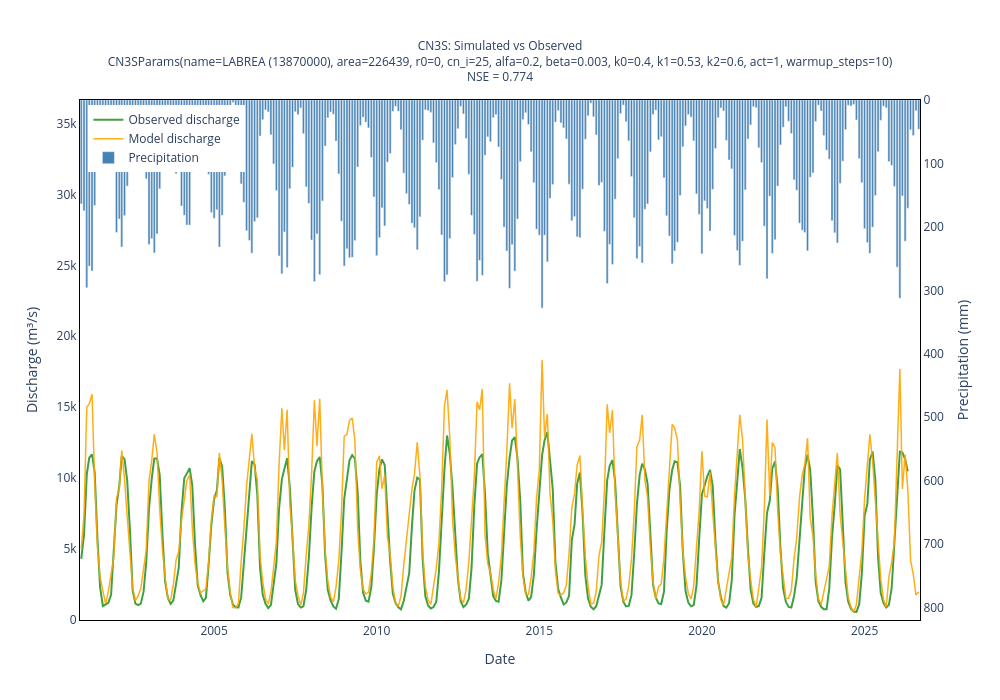

The notebook cell this image was saved under:
### Code cell
model.plot()

### Figure 1 — Plotly figure (JSON) as saved in the notebook; plotly's stock layout.template omitted (floating-point values rounded to 4 significant figures; data arrays with more than 128 entries replaced by an {"elided": "..."} marker saying what was removed)
{"data": [{"line": {"color": "green", "width": 2}, "name": "Observed discharge", "opacity": 0.75, "type": "scatter", "x": {"elided": "310 str values"}, "y": {"elided": "310 float values"}}, {"line": {"color": "orange", "width": 1.5}, "name": "Model discharge", "opacity": 0.9, "type": "scatter", "x": {"elided": "310 str values"}, "y": {"elided": "310 float values"}}, {"marker": {"color": "steelblue"}, "name": "Precipitation", "opacity": 1, "type": "bar", "x": {"elided": "310 str values"}, "y": {"elided": "310 float values"}, "yaxis": "y2"}], "layout": {"height": 700, "legend": {"x": 0.01, "y": 0.99}, "plot_bgcolor": "white", "title": {"font": {"size": 12}, "text": "CN3S: Simulated vs Observed<br>CN3SParams(name=LABREA (13870000), area=226439, r0=0, cn_i=25, alfa=0.2, beta=0.003, k0=0.4, k1=0.53, k2=0.6, act=1, warmup_steps=10)<br>NSE = 0.774", "x": 0.5, "xanchor": "center"}, "width": 1000, "xaxis": {"linecolor": "black", "linewidth": 1, "mirror": true, "showline": true, "title": {"text": "Date"}}, "yaxis": {"linecolor": "black", "linewidth": 1, "mirror": true, "range": [0, 36650.0], "showline": true, "title": {"text": "Discharge (m³/s)"}}, "yaxis2": {"linecolor": "black", "linewidth": 1, "mirror": true, "overlaying": "y", "range": [819.7, 0], "showline": true, "side": "right", "title": {"text": "Precipitation (mm)"}}}}
